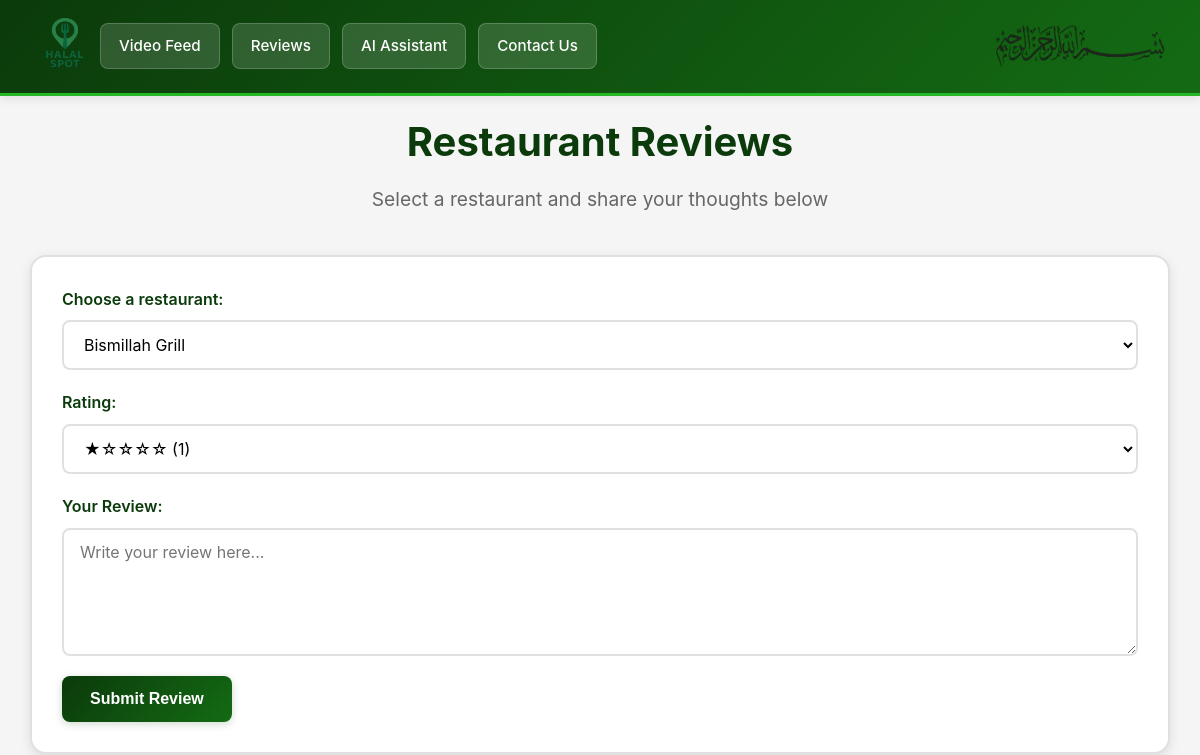
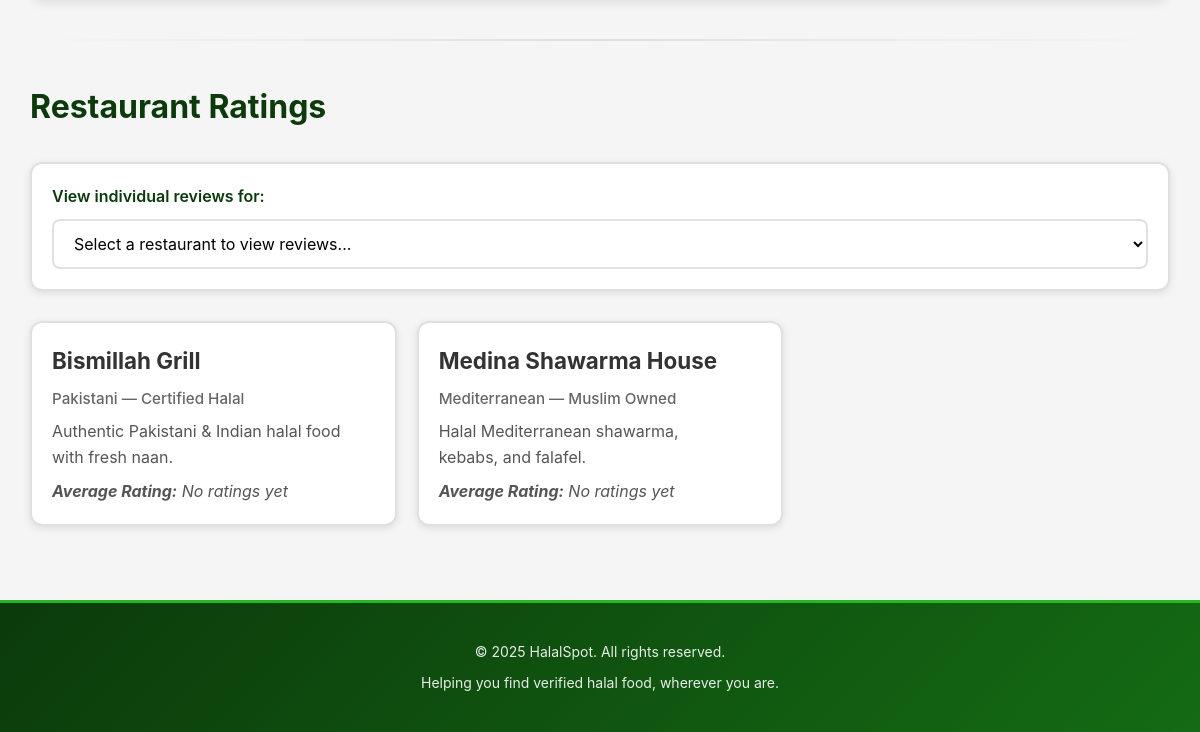
/reviews, run on an earlier commit of the app's database (2 pictures, top to bottom).
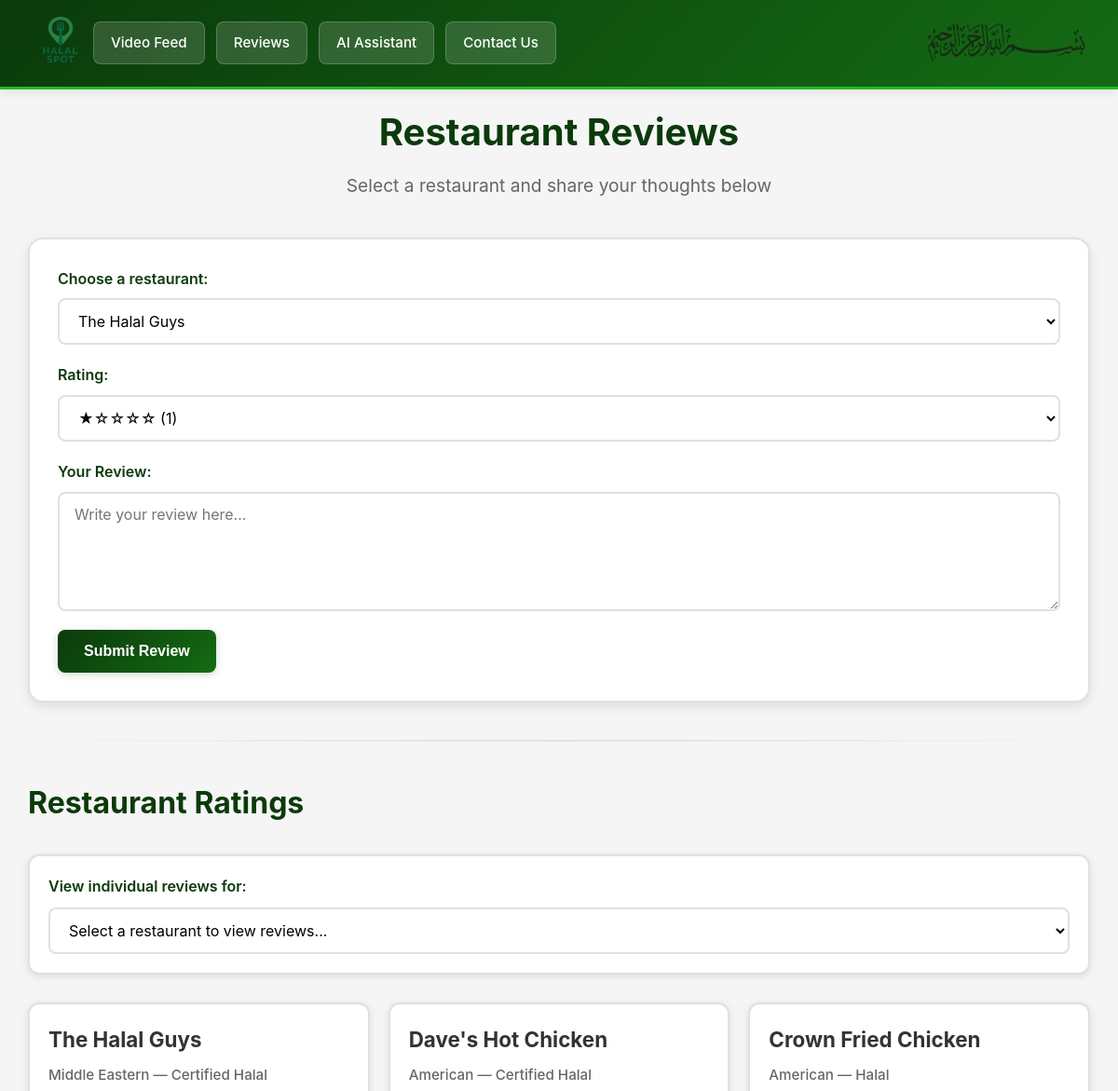
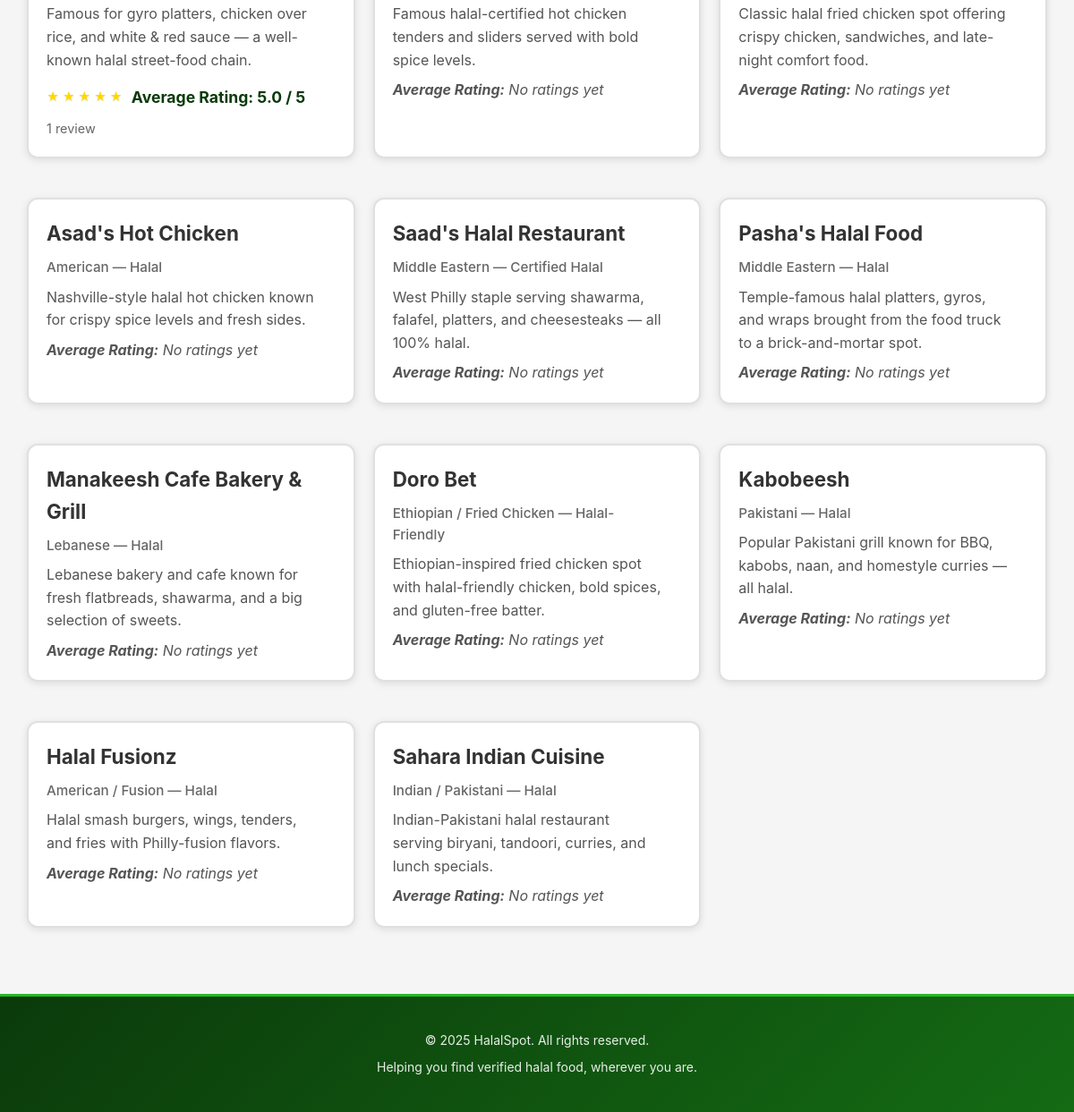
And on a later commit of the database (2 pictures, top to bottom).
### models/restaurant.py (models this page shows)
class Restaurant(db.Model):
    __tablename__ = "restaurant"
    id = db.Column(db.Integer, primary_key=True)
    name = db.Column(db.String(255), nullable=False)
    description = db.Column(db.Text)
    address = db.Column(db.String(255))
    latitude = db.Column(db.Float)
    longitude = db.Column(db.Float)
    cuisine = db.Column(db.String(100))
    halal_status = db.Column(db.String(100))
    image_url = db.Column(db.String(255))
    def to_dict(self):
        return {
            "id": self.id,
            "name": self.name,
            "description": self.description,
            "address": self.address,
            "latitude": self.latitude,
            "longitude": self.longitude,
            "cuisine": self.cuisine,
            "halal_status": self.halal_status,
            "image_url": self.image_url
        }

### app.py (the view, shortened to what this page needs)
    @app.route("/reviews", methods=["GET", "POST"])
    def reviews():
        restaurants = [r.to_dict() for r in Restaurant.query.all()]
        for r in restaurants:
            db_reviews = Review.query.filter_by(restaurant_id=r["id"]).all()
            r["reviews"] = [{"text": rev.comment or "", "rating": rev.rating} for rev in db_reviews]
            if db_reviews:
                avg = sum([rev.rating for rev in db_reviews]) / len(db_reviews)
                r["avg_rating"] = round(avg, 1)
            else:
                r["avg_rating"] = None
        return render_template("reviews.html", restaurants=restaurants)

### templates/reviews.html (shortened to what this page needs)
{% extends "base.html" %}
{% block content %}
<div class="reviews-container">
    <div class="reviews-header">
        <h1>Restaurant Reviews</h1>
        <p class="reviews-subtitle">Select a restaurant and share your thoughts below</p>
    </div>
    <div class="review-form-container">
        <form action="{{ url_for('reviews') }}" method="post" class="review-form">
            <div class="form-group">
                <label for="restaurant_id">Choose a restaurant:</label>
                <select name="restaurant_id" id="restaurant_id" required>
                    {% for r in restaurants %}
                        <option value="{{ r.id }}">{{ r.name }}</option>
                    {% endfor %}
                </select>
            </div>
            <div class="form-group">
                <label for="rating">Rating:</label>
                <select name="rating" id="rating" required>
                    <option value="1">★☆☆☆☆ (1)</option>
                </select>
            </div>
            <div class="form-group">
                <label for="review_text">Your Review:</label>
                <textarea name="review_text" id="review_text" rows="5" placeholder="Write your review here..." required></textarea>
            </div>
            <button type="submit" class="submit-btn">Submit Review</button>
        </form>
    </div>
    <div class="divider"></div>
    <div class="review-list">
        <h2>Restaurant Ratings</h2>
        <div class="review-selector">
            <label for="restaurant-select">View individual reviews for:</label>
            <select id="restaurant-select" class="restaurant-dropdown">
                <option value="">Select a restaurant to view reviews...</option>
            </select>
        </div>
        {% if restaurants %}
            <div class="restaurants-grid">
                {% for r in restaurants %}
                    <article class="restaurant-card review-card" data-restaurant-id="{{ r.id }}">
                        <div class="restaurant-info">
                            <h3>{{ r.name }}</h3>
                            <p class="muted">{{ r.cuisine }} — {{ r.halal_status }}</p>
                            <p>{{ r.description }}</p>
                            {% if r.avg_rating %}
                                <div class="rating-display">
                                    <div class="rating-line">
                                        <span class="stars">
                                            {% for i in range(1,6) %}
                                                {% if i <= r.avg_rating|round(0,'floor') %}
                                                    ★
                                                {% else %}
                                                    ☆
                                                {% endif %}
                                            {% endfor %}
                                        </span>
                                        <strong>Average Rating: {{ r.avg_rating }} / 5</strong>
                                    </div>
                                    {% if r.reviews %}
                                        <div class="review-count">{{ r.reviews|length }} review{{ 's' if r.reviews|length != 1 else '' }}</div>
                                    {% endif %}
                                </div>
                            {% else %}
                                <p class="no-rating"><strong>Average Rating:</strong> No ratings yet</p>
                            {% endif %}
                        </div>
                    </article>
                {% endfor %}
            </div>
        {% else %}
            <p class="no-restaurants">No restaurants available to review.</p>
        {% endif %}
    </div>
</div>
{% endblock %}

What changed in the data, as far as the page shows it:
changed Restaurant: name "Bismillah Grill" → "The Halal Guys"; cuisine "Pakistani" → "Middle Eastern"; description "Authentic Pakistani & Indian halal food with fresh naan." → "Famous for gyro platters, chicken over rice, and white & red sauce — a well-known halal street-food chain."; avg_rating (not shown) → "5.0"; reviews|length (not shown) → "1"; text "No ratings yet" → "/ 5 review"
changed Restaurant: name "Medina Shawarma House" → "Dave's Hot Chicken"; cuisine "Mediterranean" → "American"; halal_status "Muslim Owned" → "Certified Halal"; description "Halal Mediterranean shawarma, kebabs, and falafel." → "Famous halal-certified hot chicken tenders and sliders served with bold spice levels."
added Restaurant: name "Crown Fried Chicken", cuisine "American", halal_status "Halal", description "Classic halal fried chicken spot offering crispy chicken, sandwiches, and late-night comfort food.", shows "Average Rating:"
added Restaurant: name "Asad's Hot Chicken", cuisine "American", halal_status "Halal", description "Nashville-style halal hot chicken known for crispy spice levels and fresh sides.", shows "Average Rating:"
added Restaurant: name "Saad's Halal Restaurant", cuisine "Middle Eastern", halal_status "Certified Halal", description "West Philly staple serving shawarma, falafel, platters, and cheesesteaks — all 100% halal.", shows "Average Rating:"
added Restaurant: name "Pasha's Halal Food", cuisine "Middle Eastern", halal_status "Halal", description "Temple-famous halal platters, gyros, and wraps brought from the food truck to a brick-and-mortar spot.", shows "Average Rating:"
added Restaurant: name "Manakeesh Cafe Bakery & Grill", cuisine "Lebanese", halal_status "Halal", description "Lebanese bakery and cafe known for fresh flatbreads, shawarma, and a big selection of sweets.", shows "Average Rating:"
added Restaurant: name "Doro Bet", cuisine "Ethiopian / Fried Chicken", halal_status "Halal-Friendly", description "Ethiopian-inspired fried chicken spot with halal-friendly chicken, bold spices, and gluten-free batter.", shows "Average Rating:"
added Restaurant: name "Kabobeesh", cuisine "Pakistani", halal_status "Halal", description "Popular Pakistani grill known for BBQ, kabobs, naan, and homestyle curries — all halal.", shows "Average Rating:"
added Restaurant: name "Halal Fusionz", cuisine "American / Fusion", halal_status "Halal", description "Halal smash burgers, wings, tenders, and fries with Philly-fusion flavors.", shows "Average Rating:"
added Restaurant: name "Sahara Indian Cuisine", cuisine "Indian / Pakistani", halal_status "Halal", description "Indian-Pakistani halal restaurant serving biryani, tandoori, curries, and lunch specials.", shows "Average Rating:"
Also different on the page:
form field restaurant_id: "Bismillah Grill" → "The Halal Guys"
